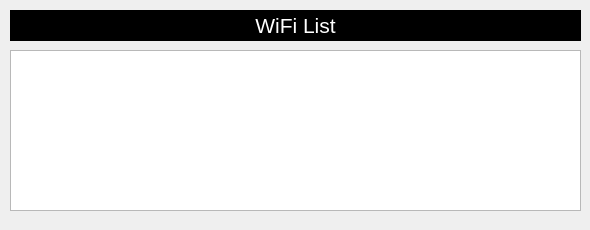
<?xml version="1.0" encoding="UTF-8"?>
<ui version="4.0">
 <class>NetworkWifiManager</class>
 <widget class="QMainWindow" name="NetworkWifiManager">
  <property name="geometry">
   <rect>
    <x>0</x>
    <y>0</y>
    <width>590</width>
    <height>230</height>
   </rect>
  </property>
  <property name="font">
   <font>
    <family>Times New Roman</family>
    <pointsize>16</pointsize>
   </font>
  </property>
  <property name="windowTitle">
   <string>NetworkWifiManager</string>
  </property>
  <widget class="QWidget" name="centralwidget">
   <widget class="QLabel" name="label">
    <property name="geometry">
     <rect>
      <x>10</x>
      <y>10</y>
      <width>571</width>
      <height>31</height>
     </rect>
    </property>
    <property name="font">
     <font>
      <family>Microsoft YaHei UI</family>
      <pointsize>16</pointsize>
     </font>
    </property>
    <property name="styleSheet">
     <string notr="true">QLabel {
	background-color:black;
	color:white;
}</string>
    </property>
    <property name="text">
     <string>WiFi List</string>
    </property>
    <property name="alignment">
     <set>Qt::AlignCenter</set>
    </property>
   </widget>
   <widget class="QListWidget" name="WifiListWidget">
    <property name="geometry">
     <rect>
      <x>10</x>
      <y>50</y>
      <width>571</width>
      <height>161</height>
     </rect>
    </property>
   </widget>
  </widget>
 </widget>
 <resources/>
 <connections/>
</ui>
